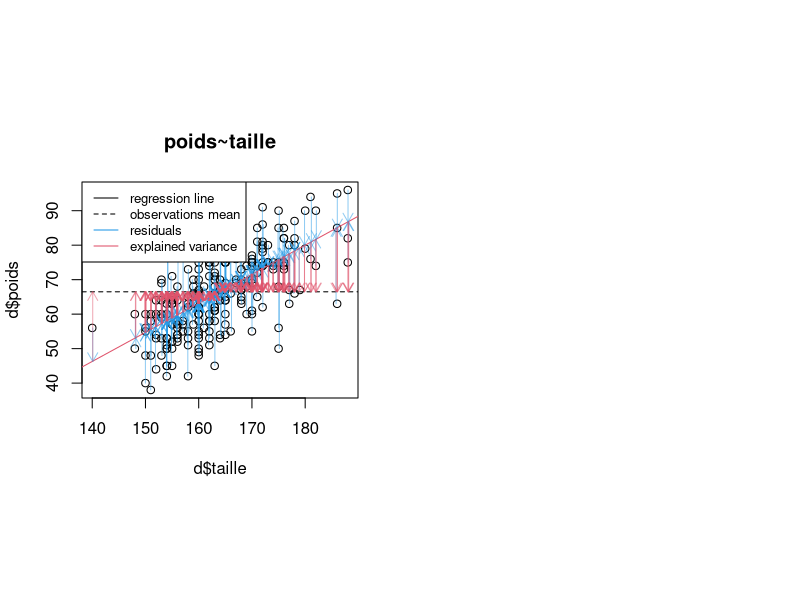
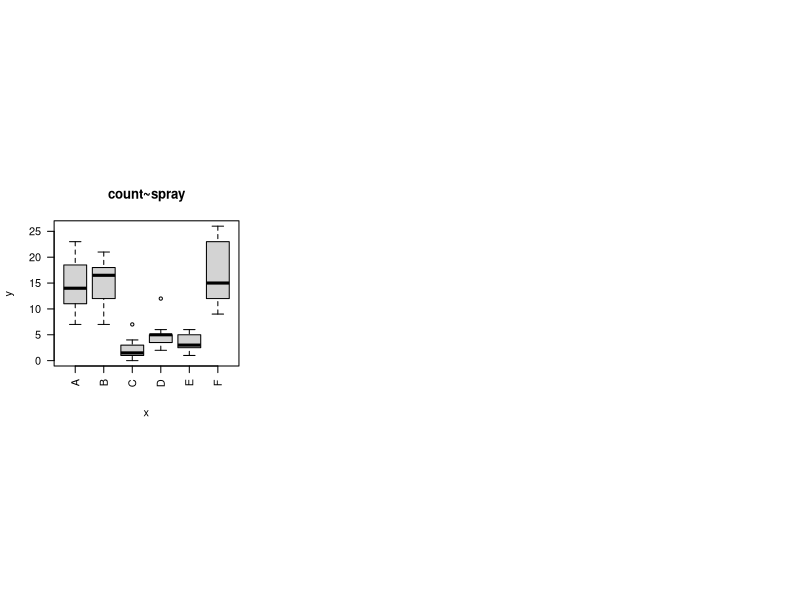

Write R code to recreate these figures, in order.
## ---- chunk 1
options(htmltools.dir.version = FALSE, width = 75)
knitr::opts_chunk$set(echo = TRUE, fig.width=15, fig.heigh=5, fig.align='center', dev='png', dpi = 95,
echo=FALSE, results="hide")

## ---- chunk 2
d = read.table("data/data_nutri.csv", header=TRUE, sep=",", row.names = 1)
layout(matrix(1:2, 1, byrow=TRUE), respect=TRUE)
plot(d$taille, d$poids, main="poids~taille")
## Model
# Y~X
# E(Y) = b.X
# E(Y) = b_0 + b_1.X
# Y_i = b_0 + b_1.X_i + e_i
m = lm(d$poids~d$taille)
# m$coefficients
abline(a=m$coefficients[[1]], b=m$coefficients[[2]], col=2) # /!\ y = b.x + a
abline(h=mean(d$poids), lty=2)
# residuals
# m$residuals
t = jitter(d$taille)
suppressWarnings(arrows(t, d$poids, t, d$poids-m$residuals, col=adjustcolor(4, alpha.f=0.5), length=0.1))
suppressWarnings(arrows(t, d$poids-m$residuals, t, mean(d$poids), col=adjustcolor(2, alpha.f=0.5), length=0.1))
legend("topleft",c("regression line", "observations mean", "residuals", "explained variance"), col=c(1,1,4,2), lty=c(1,2,1,1), cex=.8)

## ---- chunk 3
sc_res = sum(m$residuals^2)
sc_reg = sum((d$poids-m$residuals - mean(d$poids))^2)
sc_tot = sum((d$poids - mean(d$poids))^2)

sc_res
sc_reg
sc_tot

sc_reg / sc_tot

summary(m)
## ---- chunk 4
data("InsectSprays")
d = InsectSprays
head(d)
tail(d)
## ---- chunk 5
layout(matrix(1:3, 1, byrow=TRUE), respect=TRUE)
p = plot(d$spray, d$count, main="count~spray", las=2)
m = lm(count ~ spray, d)
# spray = jitter(as.numeric(d$spray))
# arrows(spray, d$count, spray, d$count-m$residuals, col=adjustcolor(4, alpha.f=0.5), length=0.1)
# legend("topleft","residuals", col=4, lty=1, cex=.8)
## ---- chunk 6
table(d$spray)
